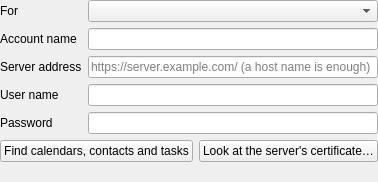
<?xml version="1.0" encoding="UTF-8"?>
<ui version="4.0">
 <class>CalendarFields</class>
 <widget class="QWidget" name="CalendarFields">
  <layout class="QVBoxLayout" name="layout" stretch="0,0,0">
   <property name="leftMargin">
    <number>0</number>
   </property>
   <property name="topMargin">
    <number>0</number>
   </property>
   <property name="rightMargin">
    <number>0</number>
   </property>
   <property name="bottomMargin">
    <number>0</number>
   </property>
   <item>
    <layout class="QFormLayout" name="fields">
     <item row="0" column="0">
      <widget class="QLabel" name="forLabel">
       <property name="text">
        <string>For</string>
       </property>
       <property name="buddy">
        <cstring>target</cstring>
       </property>
      </widget>
     </item>
     <item row="0" column="1">
      <widget class="QComboBox" name="target" />
     </item>
     <item row="1" column="0">
      <widget class="QLabel" name="accountNameLabel">
       <property name="text">
        <string>Account name</string>
       </property>
       <property name="buddy">
        <cstring>accountName</cstring>
       </property>
      </widget>
     </item>
     <item row="1" column="1">
      <widget class="QLineEdit" name="accountName" />
     </item>
     <item row="2" column="0">
      <widget class="QLabel" name="urlLabel">
       <property name="text">
        <string>Server address</string>
       </property>
       <property name="buddy">
        <cstring>url</cstring>
       </property>
      </widget>
     </item>
     <item row="2" column="1">
      <widget class="QLineEdit" name="url">
       <property name="placeholderText">
        <string>https://server.example.com/ (a host name is enough)</string>
       </property>
      </widget>
     </item>
     <item row="3" column="0">
      <widget class="QLabel" name="usernameLabel">
       <property name="text">
        <string>User name</string>
       </property>
       <property name="buddy">
        <cstring>username</cstring>
       </property>
      </widget>
     </item>
     <item row="3" column="1">
      <widget class="QLineEdit" name="username" />
     </item>
     <item row="4" column="0">
      <widget class="QLabel" name="passwordLabel">
       <property name="text">
        <string>Password</string>
       </property>
       <property name="buddy">
        <cstring>password</cstring>
       </property>
      </widget>
     </item>
     <item row="4" column="1">
      <widget class="QLineEdit" name="password" />
     </item>
    </layout>
   </item>
   <item>
    <layout class="QHBoxLayout" name="findRow" stretch="0,0,1">
     <item>
      <widget class="QPushButton" name="find">
       <property name="text">
        <string>Find calendars, contacts and tasks</string>
       </property>
      </widget>
     </item>
     <item>
      <widget class="QPushButton" name="lookAtCertificate">
       <property name="text">
        <string>Look at the server's certificate…</string>
       </property>
      </widget>
     </item>
     <item>
      <spacer name="findRowEnd">
       <property name="orientation">
        <enum>Qt::Horizontal</enum>
       </property>
       <property name="sizeType">
        <enum>QSizePolicy::Expanding</enum>
       </property>
       <property name="sizeHint" stdset="0">
        <size>
         <width>0</width>
         <height>0</height>
        </size>
       </property>
      </spacer>
     </item>
    </layout>
   </item>
   <item>
    <widget class="QLabel" name="result">
     <property name="wordWrap">
      <bool>true</bool>
     </property>
    </widget>
   </item>
  </layout>
 </widget>
 <resources />
 <connections />
</ui>
